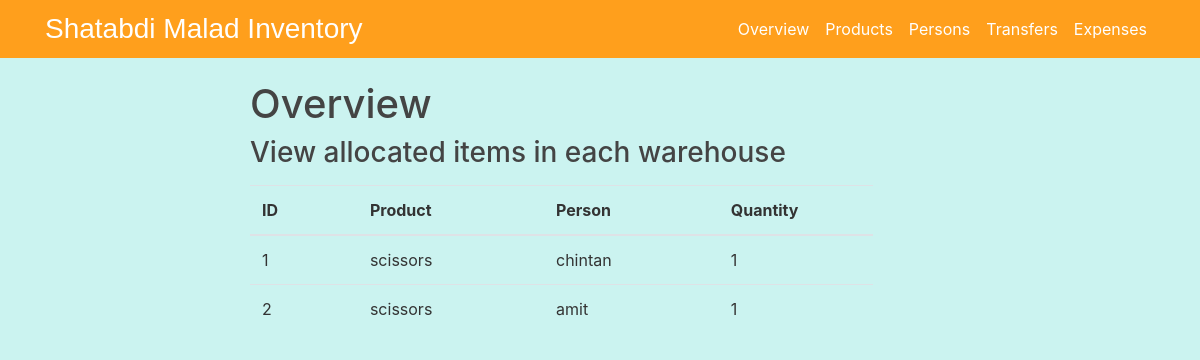
The app's page /, older data.
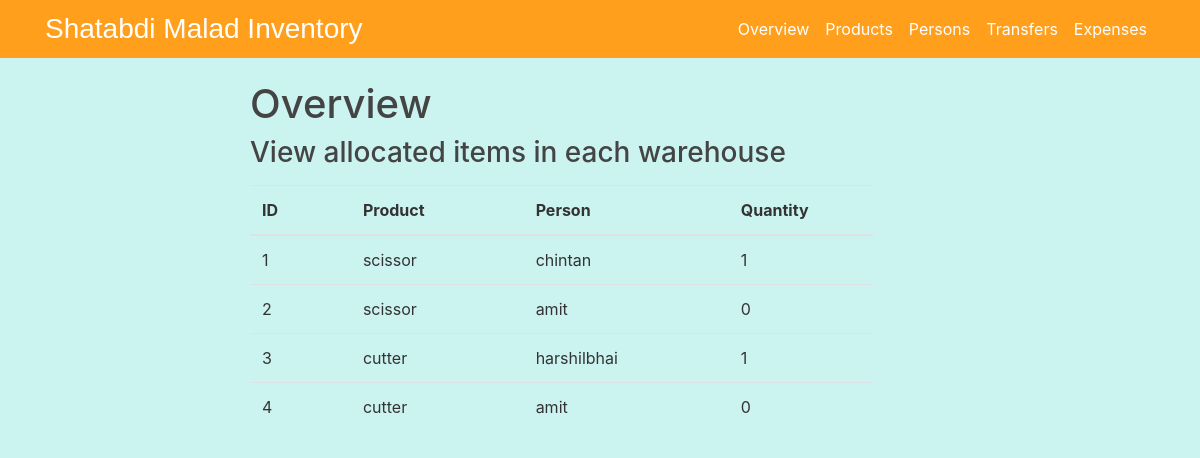
The same page, newer data.
### flaskinventory/models.py (models this page shows, shortened)
class Balance(db.Model):
    bid = db.Column(db.Integer, primary_key= True,nullable = False)
    product = db.Column(db.String(20), nullable = False)
    location = db.Column(db.String(20),nullable = False)
    quantity = db.Column(db.Integer, nullable = False)

### flaskinventory/routes.py (the view)
@app.route("/Overview")
@app.route("/")
def overview():
    balance = Balance.query.all()
    exists = bool(Balance.query.all())
    if exists == False:
        flash(f'Add products,locations and make transfers to view', 'info')
    return render_template('overview.html', balance=balance)

### flaskinventory/templates/overview.html (shortened to what this page needs)
<!DOCTYPE html>
<htmls>
  <head>
    <link rel="stylesheet" href="https://maxcdn.bootstrapcdn.com/bootstrap/4.0.0/css/bootstrap.min.css"
>
    <link rel="stylesheet" type="text/css" href="{{ url_for('static', filename='main.css') }}">
    <link href="//netdna.bootstrapcdn.com/bootstrap/3.0.0/css/bootstrap-glyphicons.css" rel="stylesheet">
    <link rel="stylesheet" href="https://cdn.datatables.net/1.11.5/css/dataTables.bootstrap4.min.css">
    <link rel="stylesheet" href="https://cdn.datatables.net/buttons/2.2.2/css/buttons.dataTables.min.css">
  </head>
  <body>
    <header class="site-header">
      <nav class="navbar navbar-expand-md navbar-dark bg-steel fixed-top">
        <div class="container">
          <a class="Main" href="/Overview">Shatabdi Malad Inventory</a>
          <div class="collapse navbar-collapse" id="navbarToggle">
            <div class="navbar-nav">
              <a class="nav-item nav-link" id="Overvieww" href="/">Overview</a>
              <a class="nav-item nav-link" id="Productt" href="/Product">Products</a>
              <a class="nav-item nav-link" id="Locationn" href="/Location">Persons</a>
              <a class="nav-item nav-link" id="Transferss" href="/Transfers">Transfers</a>
              <a class="nav-item nav-link" id="Expensess" href="/Expenses">Expenses</a>
            </div>
          </div>
        </div>
      </nav>
    </header>
    <main role="main" class="container-content">
      <div class="row">
        <div class="col-md-8">
          {% block content %}
          <h1>Overview</h1>
          <div>
            <h3 style="display: inline-block;margin-bottom:15px;"> View allocated items in each warehouse</h3>
            <table class="table table-hover">
              <thead>
                <tr>
                  <th>ID</th>
                  <th></th>
                  <th>Product</th>
                  <th></th>
                  <th>Person</th>
                  <th></th>
                  <th>Quantity</th>
                </tr>
              </thead>
              <tbody>
                {%for b in balance%}
                <tr>
                  <td>{{b.bid}}</td>
                  <td></td>
                  <td>{{b.product}}</td>
                  <td></td>
                  <td>{{b.location}}</td>
                  <td></td>
                  <td>{{b.quantity}}</td>
                </tr>
                {% endfor %}
            </table>
          </div>
        </div>
        {% endblock %}
      </div>
    </main>
    </head>
  </body>
  </html>

Row changes from the older to the newer data that the page shows:
changed Balance "chintan": product "scissors" → "scissor"
changed Balance id 2: product "scissors" → "scissor"; quantity "1" → "0"
added Balance: bid "3", product "cutter", location "harshilbhai", quantity "1"
added Balance: bid "4", product "cutter", location "amit", quantity "0"
